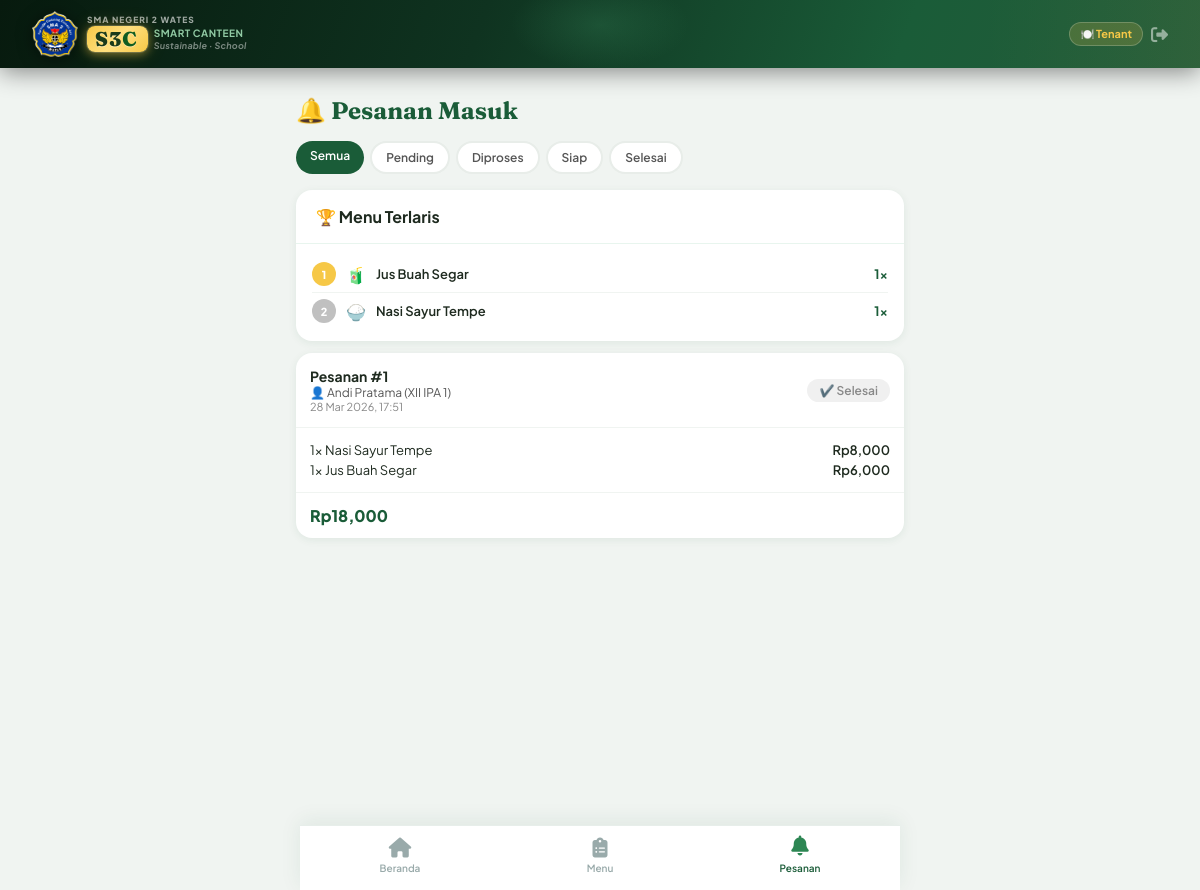
/tenant/orders (signed in), run on the app's committed database.
### tables this page shows
CREATE TABLE menus (
            id INTEGER PRIMARY KEY AUTOINCREMENT,
            tenant_id INTEGER NOT NULL, name TEXT NOT NULL,
            description TEXT, price REAL NOT NULL, category TEXT,
            calories REAL DEFAULT 0, protein REAL DEFAULT 0,
            carbs REAL DEFAULT 0, fat REAL DEFAULT 0, fiber REAL DEFAULT 0,
            is_healthy INTEGER DEFAULT 0, is_available INTEGER DEFAULT 1,
            image_emoji TEXT DEFAULT '🍱', image_file TEXT,
            created_at TEXT DEFAULT (datetime('now')),
            FOREIGN KEY (tenant_id) REFERENCES users(id)
        );

CREATE TABLE orders (
            id INTEGER PRIMARY KEY AUTOINCREMENT,
            student_id INTEGER NOT NULL, tenant_id INTEGER NOT NULL,
            status TEXT DEFAULT 'pending', total_price REAL DEFAULT 0, notes TEXT,
            created_at TEXT DEFAULT (datetime('now')),
            FOREIGN KEY (student_id) REFERENCES users(id),
            FOREIGN KEY (tenant_id) REFERENCES users(id)
        );

CREATE TABLE users (
            id INTEGER PRIMARY KEY AUTOINCREMENT,
            name TEXT NOT NULL, username TEXT UNIQUE NOT NULL,
            password TEXT NOT NULL, role TEXT NOT NULL,
            kelas TEXT, tenant_name TEXT, photo TEXT,
            created_at TEXT DEFAULT (datetime('now'))
        );

CREATE TABLE order_items (
            id INTEGER PRIMARY KEY AUTOINCREMENT,
            order_id INTEGER NOT NULL, menu_id INTEGER NOT NULL,
            quantity INTEGER DEFAULT 1, subtotal REAL DEFAULT 0,
            FOREIGN KEY (order_id) REFERENCES orders(id),
            FOREIGN KEY (menu_id) REFERENCES menus(id)
        );

### app.py (the view)
@app.route('/tenant/orders')
def tenant_orders():
    if 'user_id' not in session or session['role'] != 'tenant': return redirect(url_for('login'))
    sf = request.args.get('status','all')
    base_sql = '''SELECT o.*,u.name as student_name,u.kelas FROM orders o
        JOIN users u ON o.student_id=u.id WHERE o.tenant_id=?'''
    orders = query_db(base_sql+' AND o.status=? ORDER BY o.created_at DESC',[session['user_id'],sf]) \
             if sf != 'all' else query_db(base_sql+' ORDER BY o.created_at DESC',[session['user_id']])
    oim = {o['id']: query_db('SELECT oi.*,m.name as mname,m.image_emoji,m.image_file FROM order_items oi JOIN menus m ON oi.menu_id=m.id WHERE oi.order_id=?',[o['id']]) for o in orders}
    top_menus = query_db('''SELECT m.name,m.image_emoji,SUM(oi.quantity) as total FROM menus m
        JOIN order_items oi ON m.id=oi.menu_id WHERE m.tenant_id=? GROUP BY m.id ORDER BY total DESC LIMIT 5''',[session['user_id']])
    return render_template('tenant/orders.html',orders=orders,status_filter=sf,top_menus=top_menus,order_items_map=oim)

### app.py (called while the page is built)
def get_db():
    db = getattr(g, '_database', None)
    if db is None:
        db = g._database = sqlite3.connect(DATABASE)
        db.row_factory = sqlite3.Row
        db.execute("PRAGMA foreign_keys = ON")
    return db

@app.teardown_appcontext
def close_connection(exc):
    db = getattr(g, '_database', None)
    if db: db.close()

def query_db(q, args=(), one=False, commit=False):
    db = get_db()
    cur = db.execute(q, args)
    if commit:
        db.commit()
        return cur.lastrowid
    rv = cur.fetchall()
    return (rv[0] if rv else None) if one else rv

@app.template_filter('strftime')
def strftime_filter(s, fmt='%d %b %Y'):
    if not s: return ''
    try:    return datetime.strptime(s[:19],'%Y-%m-%d %H:%M:%S').strftime(fmt)
    except:
        try: return datetime.strptime(s[:10],'%Y-%m-%d').strftime(fmt)
        except: return s

### templates/tenant/orders.html (shortened to what this page needs)
{% extends 'base.html' %}
{% block content %}
<div class="page-header">
    <div class="page-title">🔔 Pesanan Masuk</div>
</div>
<div class="section" style="padding-bottom:0;">
    <div style="display:flex;gap:6px;overflow-x:auto;">
        {% for s,label in [('all','Semua'),('pending','Pending'),('processing','Diproses'),('ready','Siap'),('done','Selesai')] %}
        <a href="{{ url_for('tenant_orders', status=s) }}"
           style="flex-shrink:0;padding:7px 14px;border-radius:20px;font-size:12px;font-weight:600;text-decoration:none;
                  {% if status_filter==s %}background:#1a5c38;color:white;{% else %}background:white;color:#555;border:2px solid #e8ede9;{% endif %}">
            {{ label }}
        </a>
        {% endfor %}
    </div>
</div>
{% if top_menus %}
<div class="section" style="padding-bottom:0;">
    <div class="card">
        <div class="card-header"><div class="card-title">🏆 Menu Terlaris</div></div>
        <div class="card-body" style="padding:12px 16px;">
            {% for m in top_menus %}
            <div style="display:flex;align-items:center;gap:10px;padding:6px 0;{% if not loop.last %}border-bottom:1px solid #f0f4f1;{% endif %}">
                <div style="width:24px;height:24px;background:{% if loop.index==1 %}#f6c847{% elif loop.index==2 %}#c0c0c0{% elif loop.index==3 %}#cd7f32{% else %}#e8ede9{% endif %};border-radius:50%;display:flex;align-items:center;justify-content:center;font-size:11px;font-weight:800;color:{% if loop.index<=3 %}white{% else %}#888{% endif %};">{{ loop.index }}</div>
                <div style="font-size:16px;">{{ m.image_emoji }}</div>
                <div style="flex:1;font-size:13px;font-weight:600;">{{ m.name }}</div>
                <div style="font-weight:700;color:#1a5c38;font-size:13px;">{{ m.total }}x</div>
            </div>
            {% endfor %}
        </div>
    </div>
</div>
{% endif %}
<div class="section" style="padding-top:12px;">
    {% if orders %}
    {% for order in orders %}
    <div style="background:white;border-radius:16px;margin-bottom:12px;overflow:hidden;box-shadow:0 2px 8px rgba(26,92,56,0.08);">
        <div style="padding:14px;border-bottom:1px solid #f0f4f1;">
            <div style="display:flex;justify-content:space-between;align-items:center;">
                <div>
                    <div style="font-weight:700;font-size:14px;">Pesanan #{{ order.id }}</div>
                    <div style="font-size:12px;color:#555;">👤 {{ order.student_name }} ({{ order.kelas or '-' }})</div>
                    <div style="font-size:11px;color:#888;">{{ order.created_at | strftime('%d %b %Y, %H:%M') }}</div>
                </div>
                <span class="chip chip-{{ order.status }}">
                    {% if order.status=='pending' %}⏳ Pending
                    {% elif order.status=='processing' %}🔄 Diproses
                    {% elif order.status=='ready' %}✅ Siap
                    {% else %}✔️ Selesai{% endif %}
                </span>
            </div>
        </div>
        <div style="padding:12px 14px;border-bottom:1px solid #f0f4f1;">
            {% for item in order_items_map.get(order.id, []) %}
            <div style="display:flex;justify-content:space-between;font-size:13px;padding:2px 0;">
                <span>{{ item.quantity }}× {{ item.mname }}</span>
                <span style="font-weight:600;">Rp{{ "{:,.0f}".format(item.subtotal) }}</span>
            </div>
            {% endfor %}
        </div>
        <div style="padding:12px 14px;display:flex;justify-content:space-between;align-items:center;">
            <div style="font-weight:800;color:#1a5c38;font-size:16px;">Rp{{ "{:,.0f}".format(order.total_price) }}</div>
        </div>
    </div>
    {% endfor %}
    {% else %}
    <div class="empty-state"><i class="fas fa-bell"></i><p>Tidak ada pesanan</p></div>
    {% endif %}
</div>
{% endblock %}

### templates/base.html (style rules this page uses)
:root { --forest: #1a5c38; --leaf: #2d8653; --sage: #4caf78; --mint: #a8e6bc; --foam: #e8f5ee; --earth: #8b6914; --clay: #c4956a; --sand: #f5e6d3; --cream: #fdfaf6; --bark: #4a3728; --charcoal: #1e2a1f; --mist: #f0f4f1; --white: #ffffff; --danger: #e05252; --warning: #e8a020; --info: #3a8fd4; --shadow-sm: 0 2px 8px rgba(26,92,56,0.08); --shadow-md: 0 4px 20px rgba(26,92,56,0.12); --shadow-lg: 0 8px 40px rgba(26,92,56,0.16); --radius: 16px; --radius-sm: 10px; --radius-lg: 24px; }
* { margin: 0; padding: 0; box-sizing: border-box; }
html { scroll-behavior: auto; }
body { font-family: 'Plus Jakarta Sans', sans-serif; background: var(--mist); color: var(--charcoal); min-height: 100vh; padding-bottom: 90px; }
.card { background: var(--white); border-radius: var(--radius); box-shadow: var(--shadow-sm); overflow: hidden; }
.card-header { padding: 16px 20px; border-bottom: 1px solid var(--foam); display: flex; align-items: center; justify-content: space-between; }
.card-title { font-weight: 700; font-size: 16px; color: var(--charcoal); }
.card-body { padding: 20px; }
.chip { display: inline-flex; align-items: center; gap: 4px; padding: 4px 12px; border-radius: 20px; font-size: 12px; font-weight: 600; }
.chip-done { background: #f0f0f0; color: #888; }
.page-header { padding: 20px 16px 0; }
.page-title { font-family: 'Fraunces', serif; font-size: 24px; font-weight: 700; color: var(--forest); }
.section { padding: 16px; }

### data on the page
menus: image_emoji "🧃", name "Jus Buah Segar", total "1"
menus: image_emoji "🍚", name "Nasi Sayur Tempe", total "1"
orders: id "1", student_name "Andi Pratama", kelas "XII IPA 1", created_at|strftime "28 Mar 2026, 17:51", status "✔️ Selesai", total_price "18,000"
order_items: quantity "1", mname "Nasi Sayur Tempe", subtotal "8,000"
order_items: quantity "1", mname "Jus Buah Segar", subtotal "6,000"

### other printed values
{{ label }} "Semua" "Pending" "Diproses" "Siap" "Selesai"
